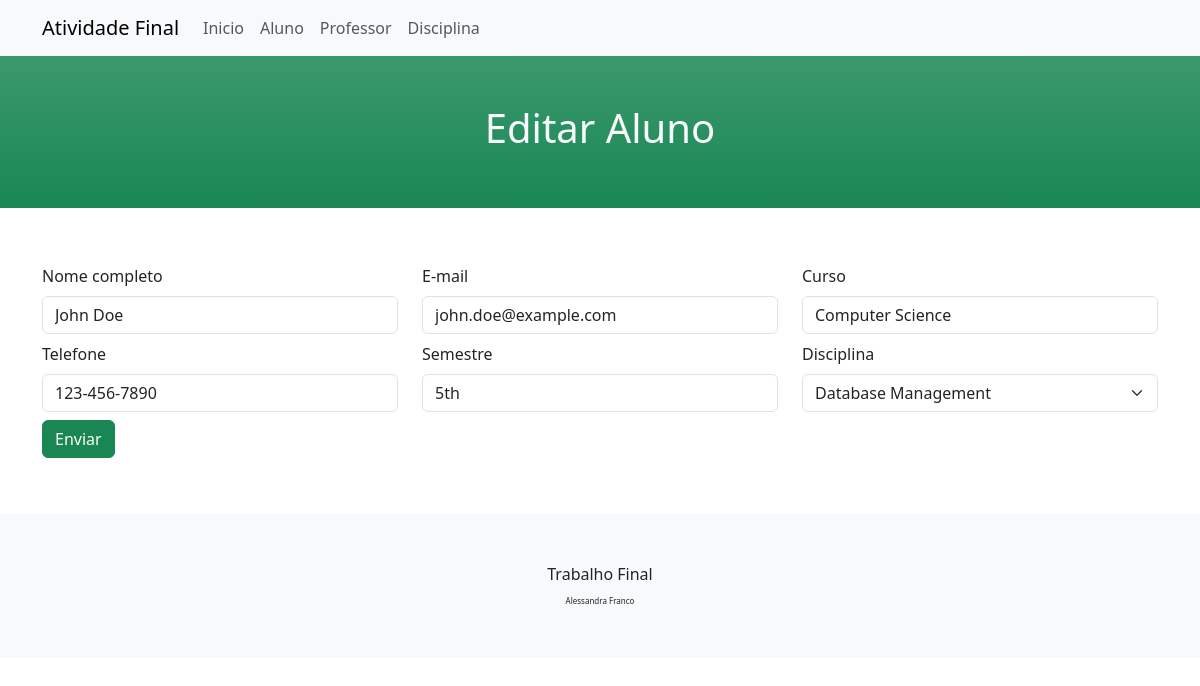
Page /src/aluno/pages/edit_aluno.php?idNot=1 on the committed database.
### tables this page shows
CREATE TABLE `aluno` (
  `idAluno` int NOT NULL,
  `nome` varchar(255) NOT NULL,
  `dtNascimento` date NOT NULL,
  `email` varchar(255) NOT NULL,
  `telefone` varchar(255) NOT NULL,
  `matricula` varchar(255) NOT NULL,
  `curso` varchar(255) NOT NULL,
  `semestre` varchar(255) NOT NULL,
  `dtContratacao` date NOT NULL,
  `idDisciplina` int NOT NULL
);

### src/aluno/database/aluno.php (called while the page is built, shortened)
<?php
function findAlunoDb($id)
{
    include_once __DIR__ . "/../../../config/connection.php";
    try {
        $sql = "SELECT * FROM aluno WHERE idAluno = $id";
        $resultado = $pdo->query($sql);
        $aluno = $resultado->fetch(PDO::FETCH_ASSOC);
        $sql = "SELECT * FROM disciplina";
        $resultado = $pdo->query($sql);
        $disciplinas = $resultado->fetchAll(PDO::FETCH_ASSOC);
        $aluno['disciplinas'] = $disciplinas;
    } catch (PDOException $e) {
        print "Error!: " . $e->getMessage() . "<br/>";
        die();
    }
    return $aluno;
}

### src/aluno/actions/aluno.php (called while the page is built, shortened)
<?php
require_once __DIR__ . '/../database/aluno.php';
function findAlunoAction($id)
{
    return findAlunoDb($id);
}

### src/aluno/pages/edit_aluno.php (the view, shortened to what this page needs)
<?php
include_once __DIR__ . "/../../partials/header.php";
require_once __DIR__ . '/../actions/aluno.php';
$idNot = $_GET['idNot'];
$resultado = findAlunoAction($idNot);
$disciplinas = $resultado['disciplinas'];
?>
<div class="container-fluid py-5 bg-success bg-gradient">
    <h1 class="text-center text-light">Editar Aluno</h1>
</div>
<div class="container py-5">
    <div class="col py-2">
        <form action="" method="post" enctype="multipart/form-data">
            <div class="row">
                <div class="col">
                    <label for="form_nome" class="form-label">Nome completo</label>
                    <input class="form-control" type="text" name="nome" placeholder="Nome Completo" id="nome" value="<?php echo $resultado['nome']; ?>">
                </div>
                <div class="col">
                    <label for="form_email" class="form-label">E-mail</label>
                    <input class="form-control" type="email" name="email" placeholder="Email" id="email" value="<?php echo $resultado['email']; ?>">
                </div>
                <div class="col">
                    <label for="form_curso" class="form-label">Curso</label>
                    <input class="form-control" type="text" name="curso" placeholder="Curso" id="curso" value="<?php echo $resultado['curso']; ?>">
                </div>
            </div>
            <div class="row py-2">
                <div class="col">
                    <label for="form_telefone" class="form-label">Telefone</label>
                    <input class="form-control" type="tel" name="telefone" placeholder="Telefone" id="telefone" value="<?php echo $resultado['telefone']; ?>">
                </div>
                <div class="col">
                    <label for="form_semestre" class="form-label">Semestre</label>
                    <input class="form-control" type="text" name="semestre" placeholder="Semestre" id="semestre" value="<?php echo $resultado['semestre']; ?>">
                </div>
                <div class="col">
                    <label for="form_disciplina" class="form-label">Disciplina</label>
                    <select class="form-select" name="disciplina" aria-label="Disciplina">
                        <?php
                        foreach ($disciplinas as $disciplina) :
                            $selected = ($disciplina['idDisciplina'] == $resultado['idDisciplina']) ? 'selected' : '';
                        ?>
                            <option value=<?php echo $disciplina['idDisciplina']; ?> <?php echo $selected; ?>> <?php echo $disciplina['nome']; ?></option>
                        <?php
                        endforeach;
                        ?>
                    </select>
                </div>
            </div>
            <input type="submit" class="btn btn-success" value="Enviar">
        </form>
    </div>
</div>
<?php
include_once __DIR__ . "/../../partials/footer.php";
?>

### rows in the picture
aluno: nome "John Doe", email "john.doe@example.com", curso "Computer Science", telefone "123-456-7890", semestre "5th"

### other values in the picture
form field disciplina "Database Management"
